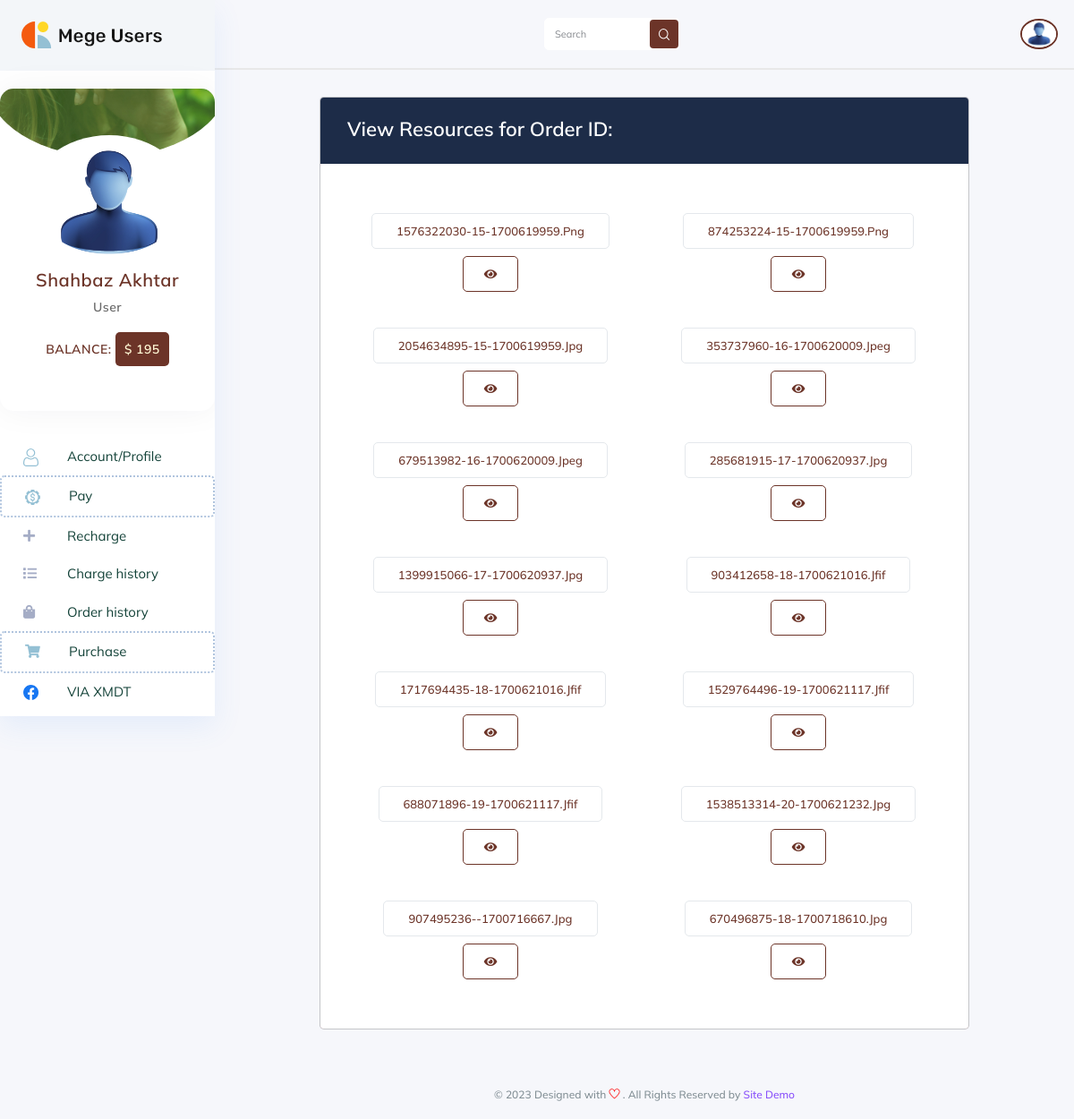
The app's page /viewOrder.php (signed in) with its own data.
### tables this page shows
CREATE TABLE `athentication` (
  `id` int(11) NOT NULL,
  `site_name` text NOT NULL,
  `site_logo` text NOT NULL,
  `usdt_address` text NOT NULL,
  `site_notice` text NOT NULL,
  `date` timestamp NOT NULL DEFAULT current_timestamp() ON UPDATE current_timestamp()
);

CREATE TABLE `users` (
  `id` int(11) NOT NULL,
  `name` text NOT NULL,
  `email` varchar(255) NOT NULL,
  `password` text NOT NULL,
  `img` text NOT NULL,
  `phone` text NOT NULL,
  `role` text NOT NULL,
  `status` text NOT NULL,
  `wallet` double NOT NULL,
  `date` timestamp NOT NULL DEFAULT current_timestamp() ON UPDATE current_timestamp()
);

CREATE TABLE `services` (
  `id` int(11) NOT NULL,
  `name` text NOT NULL,
  `img` text NOT NULL,
  `status` text NOT NULL,
  `date` timestamp NOT NULL DEFAULT current_timestamp() ON UPDATE current_timestamp()
);

CREATE TABLE `product_uploads` (
  `id` int(11) NOT NULL,
  `name` text NOT NULL,
  `pro_id` int(11) NOT NULL,
  `email` text NOT NULL,
  `orderid` text NOT NULL,
  `date` timestamp NOT NULL DEFAULT current_timestamp() ON UPDATE current_timestamp()
);

### viewOrder.php (the view, shortened to what this page needs)
<?php
include "db/db.php";
include "inc/head.php";
?>
    <body class="crm_body_bg">
<?php
include "inc/sidebar.php";
?>
    <section class="main_content dashboard_part large_header_bg">
        <?php
        include "inc/navbar.php";
        ?>
        <div class="main_content_iner overly_inner ">
            <div class="container-fluid">
                <div class="row justify-content-center">
                    <div class="col-sm-1"></div>
                    <div class="col-sm-10">
                        <div class="modal-content cs_modal">
                            <div class="modal-header theme_bg_1" style="background: #1d2c48!important;">
                                <h5 class="modal-title text_white">
                                    View Resources for Order ID: <span style="color: #fff8d5;"><?php echo $_GET['view']; ?></span>
                                </h5>
                            </div>
                            <div class="modal-body">
                                <div class="row">
                                    <?php
                                    $sqlGet = mysqli_query($db, "SELECT * FROM product_uploads WHERE orderid = '".$_GET['view']."'");
                                    while ($rowGet = mysqli_fetch_array($sqlGet))
                                    {
                                        ?>
                                        <div class="col-sm-6" style="margin-top: 10px; margin-bottom: 10px; padding: 10px;">
                                            <h5 style="color: #000; font-size: 17px; font-weight: 400;" class="text-center">
                                                <a href="download.php?path=<?php echo $rowGet['name']; ?>" class="btn_3" target="_blank">
                                                    <?php echo $rowGet['name']; ?>
                                                </a>
                                            </h5>
                                            <center>
                                                <a class="btn_2" href="download.php?path=<?php echo $rowGet['name']; ?>" target="_blank">
                                                    <i class="fas fa-eye"></i>
                                                </a>
                                            </center>
                                        </div>
                                        <?php
                                    }
                                    ?>
                                </div>
                            </div>
                        </div>
                    </div>
                    <div class="col-sm-1"></div>
                </div>
            </div>
        </div>
        <?php
        include "inc/footer.php";
        ?>
    </section>
<?php
include "inc/js_footer.php";
?>

### inc/sidebar.php (shortened to what this page needs)
<nav class="sidebar">
    <div class="logo d-flex justify-content-between">
        <a class="large_logo" href="index.php">
            <img src="img/site/<?php echo $site['site_logo']; ?>" alt>
        </a>
    </div>
    <div class="card custom-card">
        <div class="card-header">
            <img class="img-fluid" src="img/profilebox/1.jpg" alt data-original-title title>
        </div>
        <div class="card-profile">
            <?php
            if ($_SESSION['img'] == "")
            {
                echo '<img src="img/client_img.png" class="rounded-circle">';
            }
            else
            {
                ?>
                <img src="img/users/<?php echo $userCredentials['img']; ?>" class="rounded-circle">
                <?php
            }
            ?>
        </div>
        <div class="text-center profile-details">
            <h4><?php echo $userCredentials['name']; ?></h4>
            <h6><?php echo $userCredentials['role']; ?></h6>
            <?php
            if ($_SESSION['role'] == 'User')
            {
                ?>
                <h6 class="text-uppercase" style="color: #6C3428;">
                    Balance: <span class="stock_qty_shahbaz514">
                        <?php echo "$ ".$userCredentials['wallet']; ?>
                    </span>
                </h6>
            <?php
            }
            ?>
        </div>
    </div>
    <ul id="sidebar_menu">
        <li class>
            <a href="profile.php" aria-expanded="false">
                <div class="nav_icon_small">
                    <img src="img/menu-icon/5.svg" alt>
                </div>
                <div class="nav_title">
                    <span>Account/Profile</span>
                </div>
            </a>
        </li>
        <?php
        if ($_SESSION['role'] == 'Admin')
        {
            ?>
            <li class>
                <a href="orders.php" aria-expanded="false">
                    <div class="nav_icon_small">
                        <i class="fas fa-history" style="color: #94c0d4!important;"></i>
                    </div>
                    <div class="nav_title">
                        <span>Orders</span>
                    </div>
                </a>
            </li>
            <li class>
                <a href="payments.php" aria-expanded="false">
                    <div class="nav_icon_small">
                        <i class="fas fa-credit-card" style="color: #94c0d4!important;"></i>
                    </div>
                    <div class="nav_title">
                        <span>Payments</span>
                    </div>
                </a>
            </li>
            <li class>
                <a href="products.php" aria-expanded="false">
                    <div class="nav_icon_small">
                        <i class="fas fa-list-ol" style="color: #94c0d4!important;"></i>
                    </div>
                    <div class="nav_title">
                        <span>Products</span>
                    </div>
                </a>
            </li>
            <li class>
                <a href="accounts.php" aria-expanded="false">
                    <div class="nav_icon_small">
                        <i class="fas fa-list" style="color: #94c0d4!important;"></i>
                    </div>
                    <div class="nav_title">
                        <span>Accounts</span>
                    </div>
                </a>
            </li>
            <li class>
                <a href="services.php" aria-expanded="false">
                    <div class="nav_icon_small">
                        <i class="fas fa-list-alt" style="color: #94c0d4!important;"></i>
                    </div>
                    <div class="nav_title">
                        <span>Services</span>
                    </div>
                </a>
            </li>
            <li class>
                <a href="users.php" aria-expanded="false">
                    <div class="nav_icon_small">
                        <i class="fas fa-users" style="color: #94c0d4!important;"></i>
                    </div>
                    <div class="nav_title">
                        <span>Users</span>
                    </div>
                </a>
            </li>
            <li class>
                <a href="admins.php" aria-expanded="false">
                    <div class="nav_icon_small">
                        <i class="fas fa-users" style="color: #94c0d4!important;"></i>
                    </div>
                    <div class="nav_title">
                        <span>Admins</span>
                    </div>
                </a>
            </li>
            <li class>
                <a href="blogs.php" aria-expanded="false">
                    <div class="nav_icon_small">
                        <i class="fas fa-users" style="color: #94c0d4!important;"></i>
                    </div>
                    <div class="nav_title">
                        <span>QA/Blogs</span>
                    </div>
                </a>
            </li>
            <li class>
                <a href="siteSettings.php" aria-expanded="false">
                    <div class="nav_icon_small">
                        <i class="fas fa-users" style="color: #94c0d4!important;"></i>
                    </div>
                    <div class="nav_title">
                        <span>Site Settings</span>
                    </div>
                </a>
            </li>
            <?php
        }
        else
        {
            ?>
            <li style="font-weight: bold!important; color: #000000!important; border: 2px dotted lightsteelblue; border-radius: 5px;">
                <a>
                    <div class="nav_icon_small">
                        <img src="img/menu-icon/dollar-3480.svg" alt>
                    </div>
                    <div class="nav_title">
                        <span>Pay</span>
                    </div>
                </a>
            </li>
            <li class>
                <a href="recharge.php">
                    <div class="nav_icon_small">
                        <i class="fas fa-plus"></i>
                    </div>
                    <div class="nav_title">
                            <span>
                                Recharge
                            </span>
                    </div>
                </a>
            </li>
            <li class>
                <a href="paymentsHistory.php">
                    <div class="nav_icon_small">
                        <i class="fas fa-list"></i>
                    </div>
                    <div class="nav_title">
                            <span>
                                Charge history
                            </span>
                    </div>
                </a>
            </li>
            <li class>
                <a href="orderHistory.php">
                    <div class="nav_icon_small">
                        <i class="fas fa-shopping-bag"></i>
                    </div>
                    <div class="nav_title">
                            <span>
                                Order history
                            </span>
                    </div>
                </a>
            </li>
            <li style="font-weight: bold!important; color: #000000!important; border: 2px dotted lightsteelblue; border-radius: 5px;">
                <a href="#">
                    <div class="nav_icon_small">
                        <i class="fas fa-shopping-cart" style="color: #94c0d4!important;"></i>
                    </div>
                    <div class="nav_title">
                        <span>Purchase</span>
                    </div>
                </a>
            </li>
            <?php
            $sql = mysqli_query($db, "SELECT * FROM `services` ORDER by id ASC");
            while ($row = mysqli_fetch_array($sql))
            {
                ?>
                <li class>
                    <a href="shop.php?service=<?php echo $row['id']; ?>">
                        <div class="nav_icon_small">
                            <img src="img/services/<?php echo $row['img']; ?>" alt="img/services/<?php echo $row['name']; ?>">
                        </div>
                        <div class="nav_title">
                            <span>
                                <?php echo $row['name'] ?>
                            </span>
                        </div>
                    </a>
                </li>
                <?php
            }
            ?>
            <?php
        }
        ?>
    </ul>
</nav>

### inc/navbar.php (shortened to what this page needs)
<div class="container-fluid g-0">
    <div class="row">
        <div class="col-lg-12 p-0 ">
            <div class="header_iner d-flex justify-content-between align-items-center">
                <?php
                if ($_SESSION['role'] == 'User'){
                    echo '
                <div class="serach_field-area d-flex align-items-center">
                    <div class="search_inner">
                        <form action="shop.php" enctype="multipart/form-data" method="post">
                            <div class="search_field">
                                <input type="text" name="search" placeholder="Search">
                            </div>
                            <button type="submit" name="search_btn">
                                <img src="img/icon/icon_search.svg" alt>
                            </button>
                        </form>
                    </div>
                </div>
                    ';
                }
                ?>
                <div class="header_right d-flex justify-content-between align-items-center">
                    <div class="profile_info">
                        <?php
                        if ($_SESSION['img'] == "")
                        {
                            echo '<img src="img/client_img.png">';
                        }
                        else
                        {
                            ?>
                            <img src="img/users/<?php echo $userCredentials['img']; ?>">
                            <?php
                        }
                        ?>
                    </div>
                </div>
            </div>
        </div>
    </div>
</div>

### inc/footer.php
<div class="footer_part">
    <div class="container-fluid">
        <div class="row">
            <div class="col-sm-12" style="margin-top: 20px;">
                <p class="text-center">
                    &copy; 2023 Designed with
                    <i class="ti-heart" style="color: red;"></i>
                    . All Rights Reserved by
                    <a href="#" class="link-primary" target="_blank">
                        <?php
                        echo $site['site_name'];
                        ?>
                    </a>
                </p>
            </div>
        </div>
    </div>
</div>

### inc/sidebar.php (style rules this page uses)
.stock_qty_shahbaz514 { color: #fff8d5; background: #6C3428!important; width: max-content; border-radius: 5px; padding: 10px; }

### records on screen
athentication: site_logo (picture), site_name "Site Demo"
users: img (picture), name "Shahbaz Akhtar", role "User", wallet "195"
services: img (picture), name "VIA XMDT"
product_uploads: name "1576322030-15-1700619959.png"
product_uploads: name "874253224-15-1700619959.png"
product_uploads: name "2054634895-15-1700619959.jpg"
product_uploads: name "353737960-16-1700620009.jpeg"
product_uploads: name "679513982-16-1700620009.jpeg"
product_uploads: name "285681915-17-1700620937.jpg"
product_uploads: name "1399915066-17-1700620937.jpg"
product_uploads: name "903412658-18-1700621016.jfif"
product_uploads: name "1717694435-18-1700621016.jfif"
product_uploads: name "1529764496-19-1700621117.jfif"
product_uploads: name "688071896-19-1700621117.jfif"
product_uploads: name "1538513314-20-1700621232.jpg"
product_uploads: name "907495236--1700716667.jpg"
product_uploads: name "670496875-18-1700718610.jpg"
